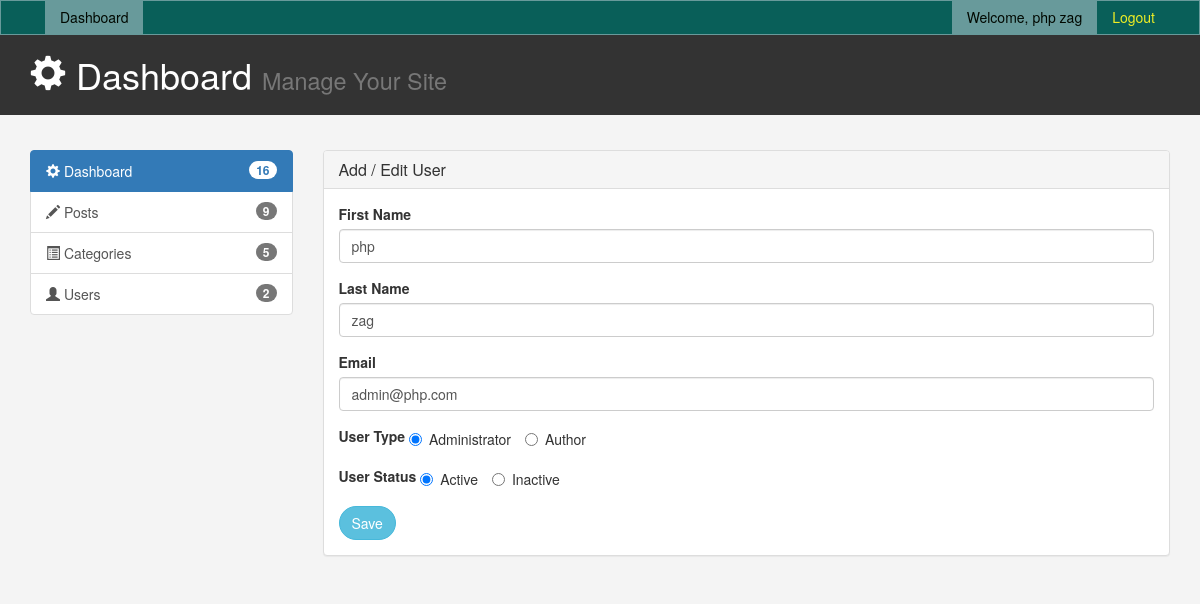
Page /CMS/admin/add_users.php?id=1 (signed in) on the committed database.
### tables this page shows
CREATE TABLE `cms_user` (
  `id` int(11) NOT NULL,
  `first_name` varchar(50) NOT NULL,
  `last_name` varchar(50) NOT NULL,
  `email` varchar(50) NOT NULL,
  `password` varchar(50) NOT NULL,
  `type` int(11) NOT NULL,
  `deleted` int(11) NOT NULL DEFAULT 0
);

### CMS/admin/class/User.php (called while the page is built, shortened)
<?php
class User {
	private $userTable = 'cms_user';
	private $conn;
	public function __construct($db){
        $this->conn = $db;
    }
	public function getUser(){
		if($this->id) {
			$sqlQuery = "
			SELECT id, first_name, last_name, email, type, deleted
			FROM ".$this->userTable."
			WHERE id = ? ";
			$stmt = $this->conn->prepare($sqlQuery);
			$stmt->bind_param("i", $this->id);
			$stmt->execute();
			$result = $stmt->get_result();
			$user = $result->fetch_assoc();
			return $user;
		}
	}
}
?>

### CMS/admin/add_users.php (the view, shortened to what this page needs)
<?php
include_once 'config/Database.php';
include_once 'class/User.php';
$database = new Database();
$db = $database->getConnection();
$user = new User($db);
$user->id = (isset($_GET['id']) && $_GET['id']) ? $_GET['id'] : '0';
$userDetails = $user->getUser();
include('inc/header.php');
?>
<link rel="stylesheet" href="css/dataTables.bootstrap.min.css" />
<link href="css/style.css" rel="stylesheet" type="text/css" >
</head>
<body>
<?php include "menus.php"; ?>
<header id="header">
	<div class="container">
		<div class="row">
			<div class="col-md-10">
				<h1><span class="glyphicon glyphicon-cog" aria-hidden="true"></span> Dashboard <small>Manage Your Site</small></h1>
			</div>
			<br>
		</div>
	</div>
</header>
<br>
<section id="main">
	<div class="container">
		<div class="row">
			<?php include "left_menus.php"; ?>
			<div class="col-md-9">
				<div class="panel panel-default">
				  <div class="panel-heading">
					<h3 class="panel-title">Add / Edit User</h3>
				  </div>
				  <div class="panel-body">
					<form method="post" id="postForm">
						<div class="form-group">
							<label for="title" class="control-label">First Name</label>
							<input type="text" class="form-control" id="first_name" name="first_name" value="<?php echo $userDetails['first_name']; ?>" placeholder="First name..">
						</div>
						<div class="form-group">
							<label for="title" class="control-label">Last Name</label>
							<input type="text" class="form-control" id="last_name" name="last_name" value="<?php echo $userDetails['last_name']; ?>" placeholder="Last name..">
						</div>
						<div class="form-group">
							<label for="title" class="control-label">Email</label>
							<input type="email" class="form-control" id="email" name="email" value="<?php echo $userDetails['email']; ?>" placeholder="email..">
						</div>
						<div class="form-group">
							<label for="status" class="control-label">User Type </label>
							<label class="radio-inline">
								<input type="radio" name="user_type" id="admin" value="1" <?php if($userDetails['type'] == 1) { echo "checked";} ?>>Administrator
							</label>
							<label class="radio-inline">
								<input type="radio" name="user_type" id="author" value="2" <?php if($userDetails['type'] == 2) { echo "checked";} ?>>Author
							</label>
						</div>
						<div class="form-group">
							<label for="status" class="control-label">User Status </label>
							<label class="radio-inline">
								<input type="radio" name="user_status" id="active" value="0" <?php if(!$userDetails['deleted']) { echo "checked";} ?>>Active
							</label>
							<label class="radio-inline">
								<input type="radio" name="user_status" id="inactive" value="1" <?php if($userDetails['deleted']) { echo "checked";} ?>>Inactive
							</label>
						</div>
						<input type="submit" name="saveUser" id="saveUser" class="btn btn-info" value="Save" />
					</form>
				  </div>
				</div>
			</div>
		</div>
	</div>
</section>
<?php include('inc/footer.php');?>

### CMS/admin/css/style.css (style rules this page uses)
body { background: #f4f4f4; }
.btn-info { border-radius:3rem; }
#header { background: #333333; color: #ffffff; padding-bottom: 10px; margin-bottom: 15px; }

### rows in the picture
cms_user: first_name "php", last_name "zag", email "admin@php.com", type "☑ Administrator", type "☐ Author", deleted "☑ Active", deleted "☐ Inactive"

### other values in the picture
$_SESSION["name"] "php zag"
$post->totalPost()+$category->totalCategory()+$user->totalUser() "16"
$post->totalPost() "9"
$category->totalCategory() "5"
$user->totalUser() "2"
